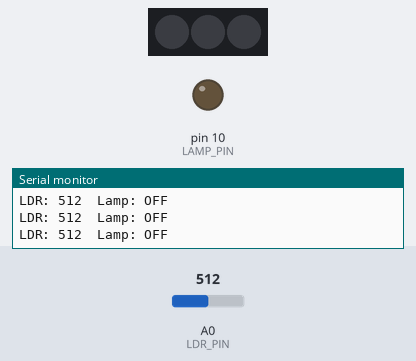
Recording of a sketch running on a simulated Arduino Uno, built with avr-gcc and run on an emulated ATmega328P. On the bench: 3 RGB LEDs in strip order, left to right, output pins drawn as LEDs (lit = HIGH), the last lines printed to the serial monitor. The test bench sets the inputs (shaded band); at power-on: A0 (LDR_PIN) = 512. Dim RGB values are drawn brighter than linear.

Above: at 1.2 s.
1.3 s: A0 (LDR_PIN) set to 489
At 1.7 s:
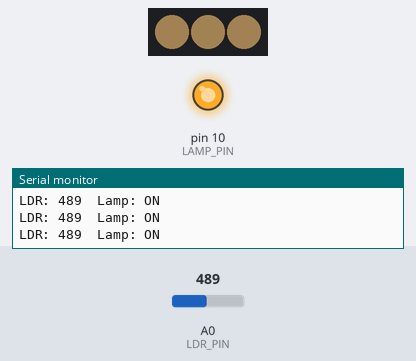
2.8 s: A0 (LDR_PIN) set to 510
At 3.2 s:
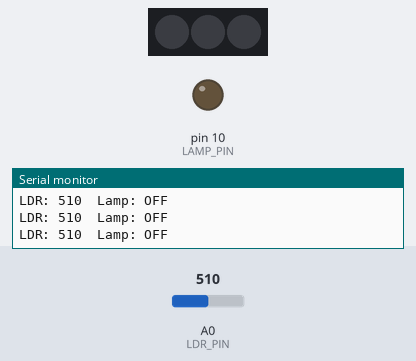
4.3 s: A0 (LDR_PIN) set to 490
At 4.8 s:
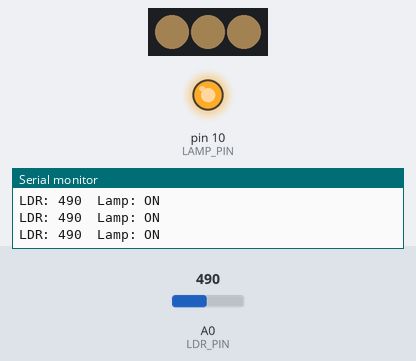
Timing chart, 0 to 7.3 s (numbered marks = the images above; inputs shaded):
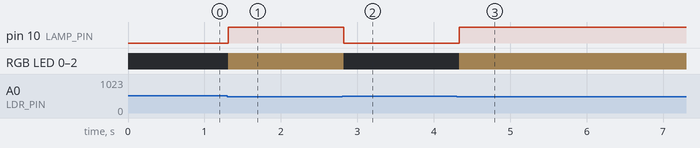

The sketch:

StarSaver.ino
```cpp
/*
  ============================================================
  StarSaver — Smart Street Light Model for Dark Skies
  Part of the Kypruino STEM Projects by ROBO (robo.com.cy)
  Guide: https://robo.com.cy/blogs/blog/smart-street-light-model-dark-skies-kypruino
  ============================================================

  A planetarium demonstration model for light-pollution awareness,
  built for DarkSky Week: "a home under the stars".

  What this project does:
  - An LDR module on the roof measures how much light is around.
  - When it gets dark, a downward-facing warm white street lamp
    switches on outside the house.
  - At the same time the onboard NeoPixels light the house interior
    with a dim warm glow, as if someone is home.
  - When the light comes back, everything switches off again.

  Wiring:
    LDR module:  VCC -> 5V, GND -> GND, SIG -> A0
    Street lamp: LED anode -> D10 via series resistor, cathode -> GND
    Built-in Kypruino: NeoPixels -> D8

  Libraries:
    Adafruit NeoPixel

  TUNING:
  Open the Serial Monitor at 9600 baud to watch the live LDR value,
  then set darkThreshold between your "room lit" and "room dark"
  readings. Some LDR modules read higher in the dark instead of
  lower — if the lamp behaves backwards, flip the comparison in
  loop() from < to >.
  ============================================================
*/

#include <Adafruit_NeoPixel.h>

// -------------------- Pin Settings --------------------

const int LDR_PIN  = A0;   // LDR module analog output
const int LAMP_PIN = 10;   // Warm white street lamp LED

// Kypruino onboard NeoPixels (house interior)
const int PIXEL_PIN   = 8;
const int PIXEL_COUNT = 3;

Adafruit_NeoPixel pixels(PIXEL_COUNT, PIXEL_PIN, NEO_GRB + NEO_KHZ800);

// -------------------- Street Lamp Settings --------------------

// Brightness of the warm white street lamp
// 0 = off, 255 = full brightness
const int LAMP_BRIGHTNESS = 255;

// -------------------- House Glow Settings --------------------

// Dim warm interior glow, kept low so the street lamp stays the
// star of the demonstration
const int HOUSE_R = 35;
const int HOUSE_G = 28;
const int HOUSE_B = 18;

// -------------------- Darkness Threshold --------------------

// Below this reading the model treats the room as dark.
// Adjust after testing — see TUNING above.
int darkThreshold = 500;

// -------------------- Setup --------------------

void setup() {
  pinMode(LAMP_PIN, OUTPUT);

  pixels.begin();

  turnEverythingOff();

  Serial.begin(9600);
  Serial.println("StarSaver Started");
  Serial.print("Dark threshold: ");
  Serial.println(darkThreshold);
}

// -------------------- Main Loop --------------------

void loop() {
  int ldrValue = analogRead(LDR_PIN);

  // Assumes lower value = darker
  if (ldrValue < darkThreshold) {
    turnOnLamp();
    setHousePixels(HOUSE_R, HOUSE_G, HOUSE_B);
  } else {
    turnEverythingOff();
  }

  // Handy while tuning darkThreshold
  Serial.print("LDR: ");
  Serial.print(ldrValue);
  Serial.print("  Lamp: ");
  Serial.println(ldrValue < darkThreshold ? "ON" : "OFF");

  delay(100);
}

// -------------------- Street Lamp Helpers --------------------

void turnOnLamp() {
  analogWrite(LAMP_PIN, LAMP_BRIGHTNESS);
}

void turnOffLamp() {
  analogWrite(LAMP_PIN, 0);
}

// -------------------- House Glow Helpers --------------------

void setHousePixels(int r, int g, int b) {
  for (int i = 0; i < PIXEL_COUNT; i++) {
    pixels.setPixelColor(i, pixels.Color(r, g, b));
  }
  pixels.show();
}

void turnOffHousePixels() {
  pixels.clear();
  pixels.show();
}

// -------------------- Everything Off --------------------

void turnEverythingOff() {
  turnOffLamp();
  turnOffHousePixels();
}
```

Measured:
- the behaviour switches between 500 and 499 on A0 (LDR_PIN) (found by bisection; images 0 and 1)
- after the input at 1.3 s, pin 10 (LAMP_PIN): LOW → HIGH at once; RGB LED 0–2: off → RGB(35, 28, 18) at once
- after the input at 2.8 s, pin 10 (LAMP_PIN): HIGH → LOW at once; RGB LED 0–2: RGB(35, 28, 18) → off at once
- after the input at 4.3 s, pin 10 (LAMP_PIN): LOW → HIGH at once; RGB LED 0–2: off → RGB(35, 28, 18) at once
